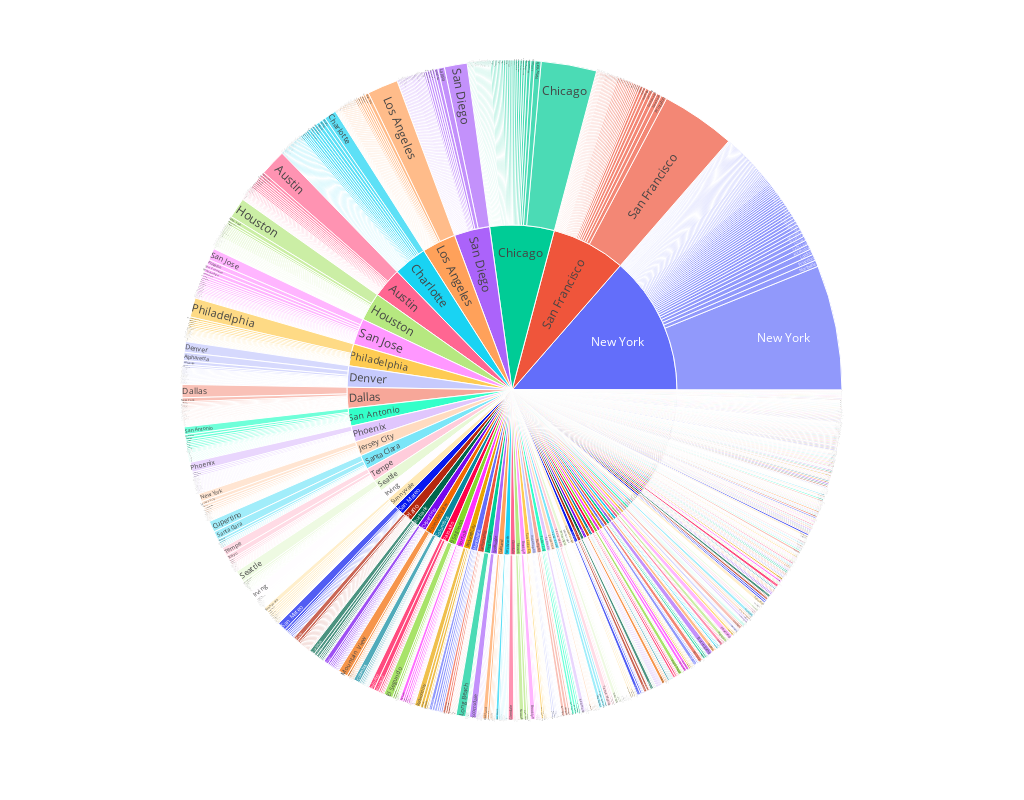

Notebook code for this chart:
### Markdown cell above
### MODIFIED

### Code cell
# fig = px.sunburst(df, path=['Location', 'Headquarters'], values='Salary Estimate')
# Modified to add Size
fig = px.sunburst(df, path=['Location', 'Headquarters'], values='Salary Estimate', width=1024, height=800)
fig.show()

### Figure 1 — Plotly figure (JSON) as saved in the notebook; plotly's stock layout.template omitted (floating-point values rounded to 4 significant figures; data arrays with more than 128 entries replaced by an {"elided": "..."} marker saying what was removed)
{"data": [{"branchvalues": "total", "domain": {"x": [0, 1], "y": [0, 1]}, "hovertemplate": "labels=%{label}<br>Salary Estimate=%{value}<br>parent=%{parent}<br>id=%{id}<extra></extra>", "ids": {"elided": "1433 str values"}, "labels": {"elided": "1433 str values"}, "name": "", "parents": {"elided": "1433 str values"}, "type": "sunburst", "values": {"elided": "1433 int values"}}], "layout": {"height": 800, "legend": {"tracegroupgap": 0}, "margin": {"t": 60}, "width": 1024}}
